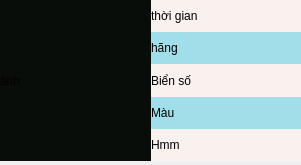
<?xml version="1.0" encoding="UTF-8"?>
<ui version="4.0">
 <class>Form</class>
 <widget class="QWidget" name="Form">
  <property name="geometry">
   <rect>
    <x>0</x>
    <y>0</y>
    <width>301</width>
    <height>165</height>
   </rect>
  </property>
  <property name="windowTitle">
   <string>Form</string>
  </property>
  <widget class="QWidget" name="">
   <property name="geometry">
    <rect>
     <x>0</x>
     <y>0</y>
     <width>301</width>
     <height>161</height>
    </rect>
   </property>
   <layout class="QHBoxLayout" name="horizontalLayout">
    <property name="spacing">
     <number>0</number>
    </property>
    <item>
     <widget class="QLabel" name="image_label">
      <property name="enabled">
       <bool>true</bool>
      </property>
      <property name="styleSheet">
       <string notr="true">background-color: #090d09</string>
      </property>
      <property name="text">
       <string>ảnh</string>
      </property>
     </widget>
    </item>
    <item>
     <layout class="QVBoxLayout" name="verticalLayout">
      <property name="spacing">
       <number>0</number>
      </property>
      <item>
       <widget class="QLabel" name="label_time">
        <property name="styleSheet">
         <string notr="true">background-color: #f9f1ee</string>
        </property>
        <property name="text">
         <string>thời gian</string>
        </property>
       </widget>
      </item>
      <item>
       <widget class="QLabel" name="label_brand">
        <property name="styleSheet">
         <string notr="true">background-color: #a0dee9</string>
        </property>
        <property name="text">
         <string>hãng</string>
        </property>
       </widget>
      </item>
      <item>
       <widget class="QLabel" name="label_Bien">
        <property name="styleSheet">
         <string notr="true">background-color: #f9f1ee</string>
        </property>
        <property name="text">
         <string>Biển số</string>
        </property>
       </widget>
      </item>
      <item>
       <widget class="QLabel" name="label_color">
        <property name="styleSheet">
         <string notr="true">background-color: #a0dee9</string>
        </property>
        <property name="text">
         <string>Màu</string>
        </property>
       </widget>
      </item>
      <item>
       <widget class="QLabel" name="label_something">
        <property name="styleSheet">
         <string notr="true">background-color: #f9f1ee</string>
        </property>
        <property name="text">
         <string>Hmm</string>
        </property>
       </widget>
      </item>
     </layout>
    </item>
   </layout>
  </widget>
 </widget>
 <resources/>
 <connections/>
</ui>
